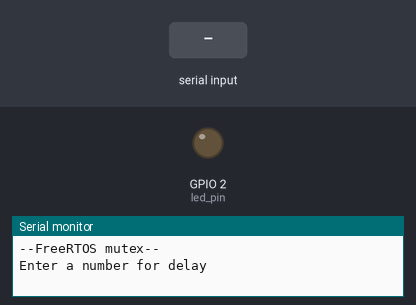
This sketch was run on a simulated ESP32. Shown: output pins drawn as LEDs (lit = HIGH), the last lines printed to the serial monitor. Dashed ring = blinking. The test bench sets the inputs (shaded band).

Above: at 1.8 s.
1.9 s: "90,45\n" received over Serial
At 6.8 s:
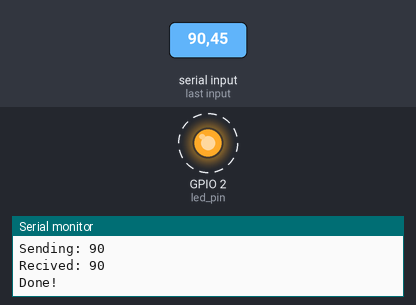
Timing chart, 0 to 10.9 s (numbered marks = the images above; inputs shaded):
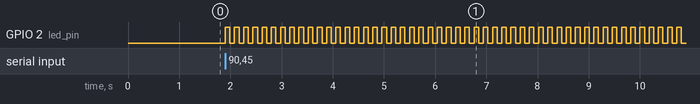

Measured:
- after the input at 1.9 s, GPIO 2 (led_pin): alternates HIGH for 0.09 s and LOW for 0.09 s, starting at once

The sketch:

semaphore.ino
```cpp
#if CONFIG_FREERTOS_UNICORE
  static const BaseType_t app_cpu = 0;
#else
  static const BaseType_t app_cpu = 1;
#endif

const int led_pin = 2;
static SemaphoreHandle_t bin_sem;

void blinkTask(void *parameters){
  int num = *(int*)parameters;

  xSemaphoreGive(bin_sem);

  Serial.print("Recived: ");
  Serial.println(num);

  pinMode(led_pin, OUTPUT);

  while(1){
    digitalWrite(led_pin, HIGH);
    vTaskDelay(num / portTICK_PERIOD_MS);
    digitalWrite(led_pin, LOW);
    vTaskDelay(num / portTICK_PERIOD_MS);
  }
}

void setup() {

  long int delay_arg;
  Serial.begin(115200);

  vTaskDelay(1000 / portTICK_PERIOD_MS);
  Serial.println();
  Serial.println("--FreeRTOS mutex--");
  Serial.println("Enter a number for delay");

  while(Serial.available() <= 0);

  delay_arg = Serial.parseInt();
  Serial.print("Sending: ");
  Serial.println(delay_arg);

  //create mutex
  bin_sem = xSemaphoreCreateBinary();

  xTaskCreatePinnedToCore(blinkTask, "Task 1", 1024, (void*)&delay_arg, 1, NULL, app_cpu);


  xSemaphoreTake(bin_sem, portMAX_DELAY);
  Serial.println("Done!");
}

void loop() {
  vTaskDelay(1000 / portTICK_PERIOD_MS);
}
```
